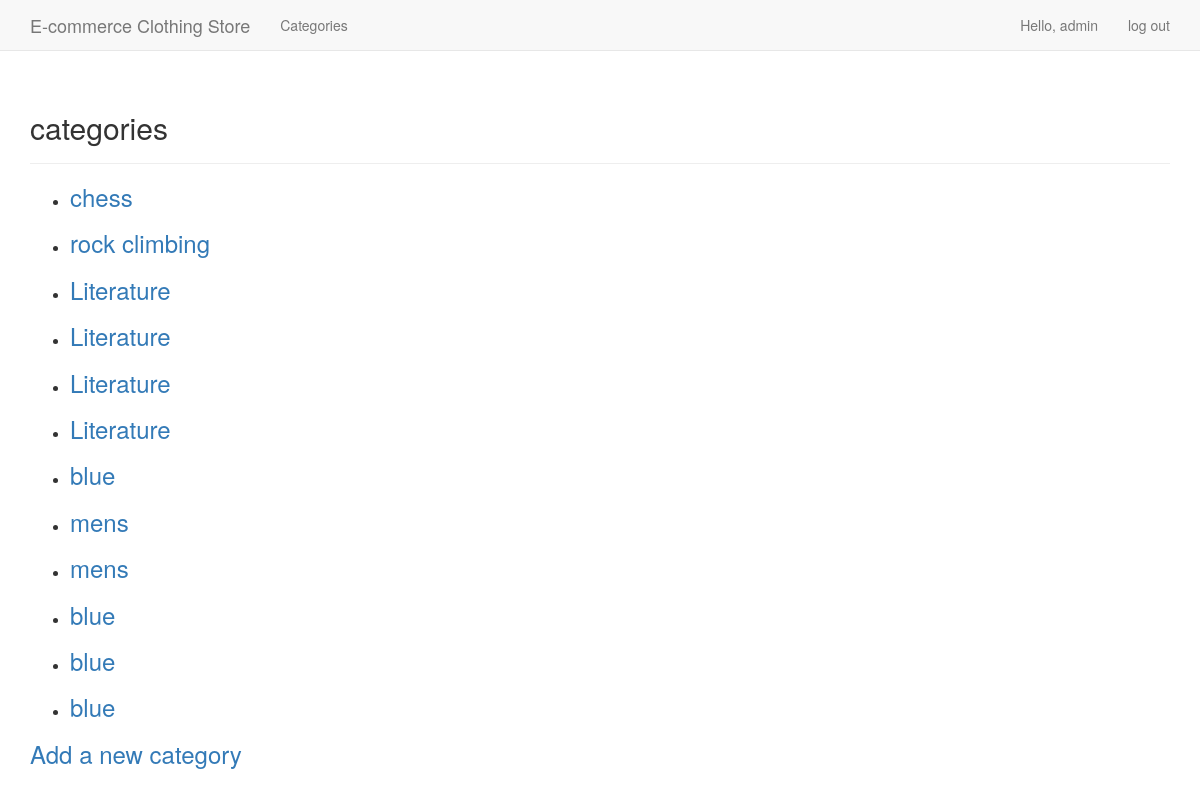
Page /categories/ (signed in) on the committed database.
### e_commerce_app/models.py (models this page shows)
class Category(models.Model):
    text = models.CharField(max_length=200)
    date_added = models.DateTimeField(auto_now_add=True)
    owner = models.ForeignKey(User, on_delete=models.DO_NOTHING,)
    def __str__(self):
        return self.text

### e_commerce_app/views.py (the view)
# urls.py: re_path('^categories/$', views.categories, name='categories'),
@login_required
def categories(request):
    categories = Category.objects.order_by('date_added')
    context = {'categories': categories}
    return render(request, 'e_commerce_app/categories.html', context)

### e_commerce_app/templates/e_commerce_app/categories.html
{% extends "e_commerce_app/base.html" %}
{% block header %}
  <h2>categories</h2>
{% endblock header %}
{% block content %}
  <ul>
    {% for category in categories %}
      <li>
        <h3>
          <a href="{% url 'e_commerce_app:category' category.id %}">{{ category }}</a>
        </h3>
      </li>
    {% empty %}
      <li>No categories have been added yet.</li>
    {% endfor %}
  </ul>
  <h3><a href="{% url 'e_commerce_app:new_category' %}">Add a new category</a></h3>
{% endblock content %}

### e_commerce_app/templates/e_commerce_app/base.html (shortened to what this page needs)
{% load bootstrap3 %}
<!DOCTYPE html>
<html lang="en">
  <head>
    {% bootstrap_css %}
  </head>
  <body>
    <nav class="navbar navbar-default navbar-static-top">
      <div class="container">
        <div class="navbar-header">
          <a class="navbar-brand" href="{% url 'e_commerce_app:index' %}">
              E-commerce Clothing Store
          </a>
        </div>
        <div id="navbar" class="navbar-collapse collapse">
            <ul class="nav navbar-nav">
                <li><a href="{% url 'e_commerce_app:categories' %}">Categories</a></li>
            </ul>
            <ul class="nav navbar-nav navbar-right">
                {% if user.is_authenticated %}
                  <li><a>Hello, {{ user.username }}</a></li>
                  <li><a href="{% url 'users:logout' %}"> log out</a></li>
                {% else %}
                  <li><a href="{% url 'users:register' %}">register</a></li>
                  <li><a href="{% url 'users:login' %}">log in</a></li>
                {% endif %}
            </ul>
        </div>
      </div>
    </nav>
    <div class="container">
      <div class="page-header">
        {% block header %}{% endblock header %}
      </div>
      <div>
        {% block content %}{% endblock content %}
      </div>
    </div>
  </body>
</html>

### rows in the picture
Category: text "chess"
Category: text "rock climbing"
Category: text "Literature"
Category: text "Literature"
Category: text "Literature"
Category: text "Literature"
Category: text "blue"
Category: text "mens"
Category: text "mens"
Category: text "blue"
Category: text "blue"
Category: text "blue"

### other values in the picture
{{ user.username }} "admin"
